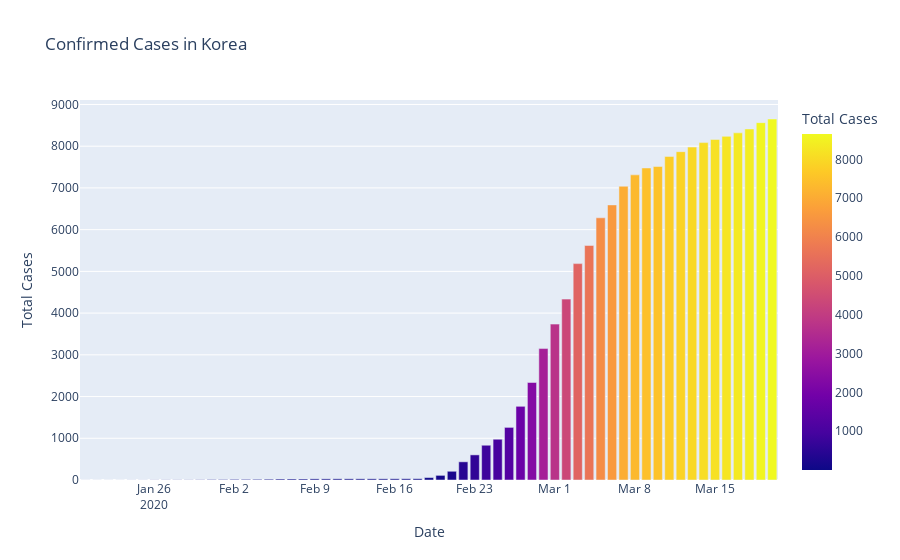

Notebook cell for this chart:
### Code cell
fig=px.bar(dbd_Korea,x="Date",y="Total Cases",color='Total Cases',title='Confirmed Cases in Korea')
fig.show()
